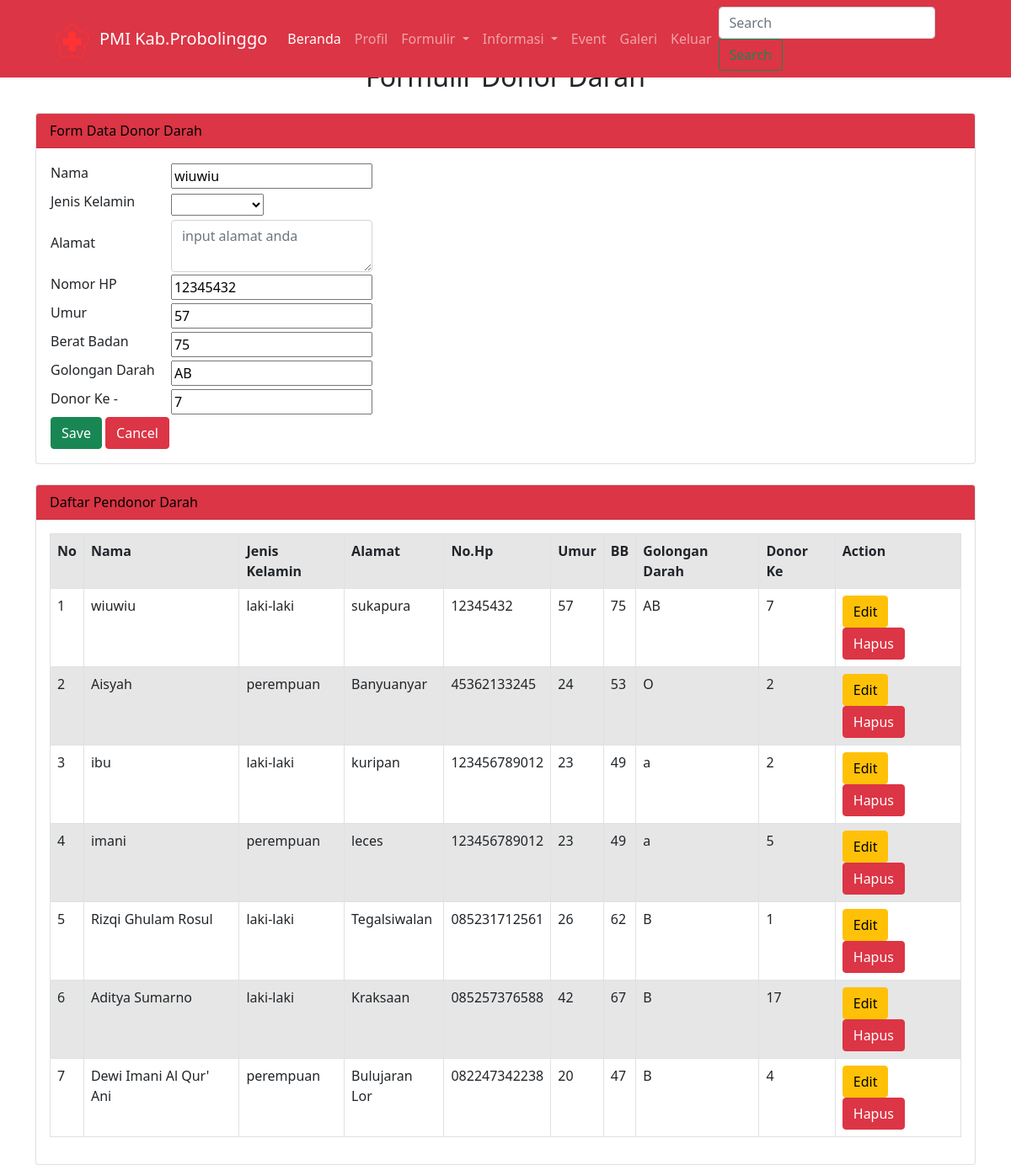
The page /donordarah.php?hal=edit&id=17 (signed in) on the database its author committed.
### tables this page shows
CREATE TABLE `pendonor` (
  `id_donor` int(3) NOT NULL,
  `nama` varchar(50) NOT NULL,
  `jenis_kelamin` enum('laki-laki','perempuan') NOT NULL,
  `alamat` varchar(50) NOT NULL,
  `no_hp` varchar(12) NOT NULL,
  `umur` varchar(3) NOT NULL,
  `berat_badan` varchar(5) NOT NULL,
  `gol_darah` varchar(5) NOT NULL,
  `donor_ke` int(3) NOT NULL
);

### donordarah.php (the view, shortened to what this page needs)
<?php
$server = "localhost";
$user = "root";
$password = "";
$dbname = "utspaw";
$no = 1;
$koneksi = mysqli_connect($server,$user,$password,$dbname)or die(mysqli_error($koneksi));
    if(isset($_GET['hal'])){
        if($_GET['hal'] == "edit"){
            $hasil = mysqli_query($koneksi, "SELECT * FROM pendonor WHERE id_donor = '$_GET[id]' ");
            $data = mysqli_fetch_array($hasil);
            if($data){
                $vnama = $data['nama'];
                $vjenis_kelamin = $data['jenis_kelamin'];
                $vno_hp = $data['no_hp'];
                $vumur = $data['umur'];
                $vberat_badan = $data['berat_badan'];
                $vgol_darah = $data['gol_darah'];
                $vdonor_ke = $data['donor_ke'];
            }
        }
    }
?>
<!DOCTYPE html>
<html lang="en">
<head>
    <link rel="stylesheet" href="https://stackpath.bootstrapcdn.com/bootstrap/4.4.1/css/bootstrap.min.css">
    <link rel="stylesheet" type="text/css" href="css/bootstrap.min.css">
    <link href="https://cdn.jsdelivr.net/npm/bootstrap@5.1.3/dist/css/bootstrap.min.css" rel="stylesheet"><link href="https://cdn.jsdelivr.net/npm/bootstrap@5.1.3/dist/css/bootstrap.min.css" rel="stylesheet">
</head>
<body>
<div class="container">
    <nav class="navbar fixed-top navbar-expand-lg navbar-dark bg-danger">
        <div class="header">
            <img id="logo" src="images/pmi.png" alt="logo">
        </div>
        <div class="container">
        <a class="navbar-brand" href="#"> PMI Kab.Probolinggo</a>
        <div class="collapse navbar-collapse" id="navbarSupportedContent">
          <ul class="navbar-nav mr-auto">
            <li class="nav-item active">
              <a class="nav-link" href="Beranda.php">Beranda<span class="sr-only">(current)</span></a>
            </li>
            <li class="nav-item">
                <a class="nav-link" href="profil.php">Profil</a>
            </li>
            <li class="nav-item dropdown">
              <a class="nav-link dropdown-toggle" href="#" id="navbarDropdown" role="button" data-toggle="dropdown" aria-haspopup="true" aria-expanded="false">
                Formulir
              </a>
            </li>
            <li class="nav-item dropdown">
              <a class="nav-link dropdown-toggle" href="#" id="navbarDropdown" role="button" data-toggle="dropdown" aria-haspopup="true" aria-expanded="false">
                Informasi
              </a>
            </li>
            <li class="nav-item">
                <a class="nav-link" href="event.php">Event</a>
            </li>
            <li class="nav-item">
                <a class="nav-link" href="galeri.php">Galeri</a>
            </li>
            <li class="nav-item">
                <a class="nav-link" href="logout.php">Keluar</a>
            </li>
          </ul>
          <form class="form-inline my-2 my-lg-0">
            <input class="form-control mr-sm-2" type="search" placeholder="Search" aria-label="Search">
            <button class="btn btn-outline-success my-2 my-sm-0" type="submit">Search</button>
          </form>
        </div></div>
    </nav>
    <br><br><br>
    <h2 class="text-center">Formulir Donor Darah</h2>
    <div class="card mt-4">
    <div class="card-header bg-danger text-black" >
        Form Data Donor Darah
    </div>
    <div class="card-body">
        <form method="post" action="">
            <table>
                <tr class="form-group">
                    <td>
                        <label>Nama</label>
                    </td>
                    <td>
                        <input type="text" name="tnama" value="<?=@$vnama?>" class="from-control" placeholder="Input Nama Anda disini !" ruqueired>
                    </td>
                </tr>
                <tr class="form-group">
                    <td>
                        <label>Jenis Kelamin</label>
                    </td>
                    <td>
                        <select class="from-control" name="tjenis_kelamin">
                            <option value="<?=@$vjenis_kelamin?>"><?@$vjenis_kelamin?></option>
                            <option value="laki-laki">Laki - Laki</option>
                        </select>
                    </td>
                </tr>
                <tr class="form-group">
                    <td>
                        <label>Alamat</label>
                    </td>
                    <td>
                        <textarea class="form-control" name="talamat" placeholder="input alamat anda" ><?=@$alamat?></textarea>
                    </td>
                </tr>
                <tr class="form-group">
                    <td>
                        <label>Nomor HP</label>
                    </td>
                    <td>
                        <input type="text" name="tno_hp" value="<?=@$vno_hp?>" class="from-control" placeholder="Input nohp Anda disini !" ruqueired>
                    </td>
                </tr>
                <tr class="form-group">
                    <td>
                        <label>Umur</label>
                    </td>
                    <td>
                        <input type="text" name="tumur" value="<?=@$vumur?>" class="from-control" placeholder="Input umur Anda disini !" ruqueired>
                    </td>
                </tr>
                <tr class="form-group">
                    <td>
                        <label>Berat Badan</label>
                    </td>
                    <td>
                        <input type="text" name="tberat_badan" value="<?=@$vberat_badan?>" class="from-control" placeholder="Input BB Anda disini !" ruqueired>
                    </td>
                </tr>
                <tr class="form-group">
                    <td>
                        <label>Golongan Darah</label>
                    </td>
                    <td>
                        <input type="text" name="tgol_darah" value="<?=@$vgol_darah?>" class="from-control" placeholder="Input gol.darah Anda disini !" ruqueired>
                    </td>
                </tr>
                <tr class="form-group">
                    <td>
                        <label>Donor Ke - </label>
                    </td>
                    <td>
                        <input type="text" name="tdonor_ke" value="<?=@$vdonor_ke?>" class="from-control" placeholder="Input jumlah Anda disini !" ruqueired>
                    </td>
                </tr>
                <tr>
                    <td>
                        <button type="submit" class="btn btn-success" name="bsimpan">Save</button>
                        <button type="reset" class="btn btn-danger" name="bbatal">Cancel</button>
                    </td>
                </tr>
            </table>
        </form>
    </div>
    </div>
<div class="card mt-4">
    <div class="card-header bg-danger text-black" >
        Daftar Pendonor Darah
    </div>
    <div class="card-body">
        <table class="table table-bordered table-striped">
            <tr>
                <th>No</th>
                <th>Nama</th>
                <th>Jenis Kelamin</th>
                <th>Alamat</th>
                <th>No.Hp</th>
                <th>Umur</th>
                <th>BB</th>
                <th>Golongan Darah</th>
                <th>Donor Ke</th>
                <th>Action</th>
            </tr>
            <?php
                $hasil = mysqli_query($koneksi, "SELECT * FROM pendonor order by id_donor desc");
                while($data = mysqli_fetch_array($hasil)) :
            ?>
            <tr>
                <td><?=$no++;?></td>
                <td><?=$data['nama'];?></td>
                <td><?=$data['jenis_kelamin'];?></td>
                <td><?=$data['alamat'];?></td>
                <td><?=$data['no_hp'];?></td>
                <td><?=$data['umur'];?></td>
                <td><?=$data['berat_badan'];?></td>
                <td><?=$data['gol_darah'];?></td>
                <td><?=$data['donor_ke'];?></td>
                <td>
                    <a href="donordarah.php?hal=edit&id=<?=$data['id_donor']?>" class="btn btn-warning">Edit</a>
                    <a href="donordarah.php?hal=hapus&id=<?=$data['id_donor']?>"
                    onclick="return confirm('Apakah Anda Yakin Ingin Menghapus Data Ini?')" class="btn btn-danger">Hapus</a>
                </td>
            </tr>
            <?php endwhile;  ?>
        </table>
    </div>
    </div>
</body>
</html>

### donordarah.php (style rules this page uses)
.header { padding-left: 50px; padding-top: 5px; }
#logo { width: 40px; height: 40px; }

### rows shown on the page
pendonor: tnama "wiuwiu", tno_hp "12345432", tumur "57", tberat_badan "75", tgol_darah "AB", tdonor_ke "7", nama "wiuwiu", jenis_kelamin "laki-laki", alamat "sukapura", no_hp "12345432", umur "57", berat_badan "75", gol_darah "AB", donor_ke "7"
pendonor: nama "Aisyah", jenis_kelamin "perempuan", alamat "Banyuanyar", no_hp "45362133245", umur "24", berat_badan "53", gol_darah "O", donor_ke "2"
pendonor: nama "ibu", jenis_kelamin "laki-laki", alamat "kuripan", no_hp "123456789012", umur "23", berat_badan "49", gol_darah "a", donor_ke "2"
pendonor: nama "imani", jenis_kelamin "perempuan", alamat "leces", no_hp "123456789012", umur "23", berat_badan "49", gol_darah "a", donor_ke "5"
pendonor: nama "Rizqi Ghulam Rosul", jenis_kelamin "laki-laki", alamat "Tegalsiwalan", no_hp "085231712561", umur "26", berat_badan "62", gol_darah "B", donor_ke "1"
pendonor: nama "Aditya Sumarno", jenis_kelamin "laki-laki", alamat "Kraksaan", no_hp "085257376588", umur "42", berat_badan "67", gol_darah "B", donor_ke "17"
pendonor: nama "Dewi Imani Al Qur' Ani", jenis_kelamin "perempuan", alamat "Bulujaran Lor", no_hp "082247342238", umur "20", berat_badan "47", gol_darah "B", donor_ke "4"
